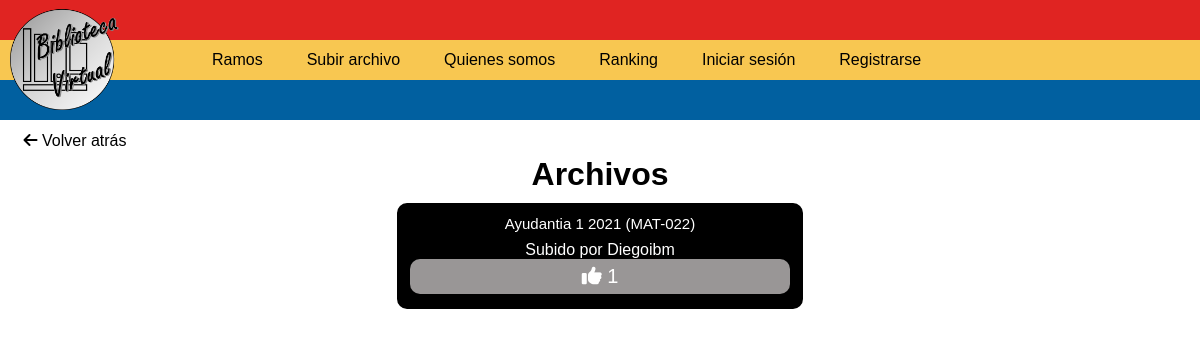
/ramos/MAT-022/, run on an earlier commit of the app's database.
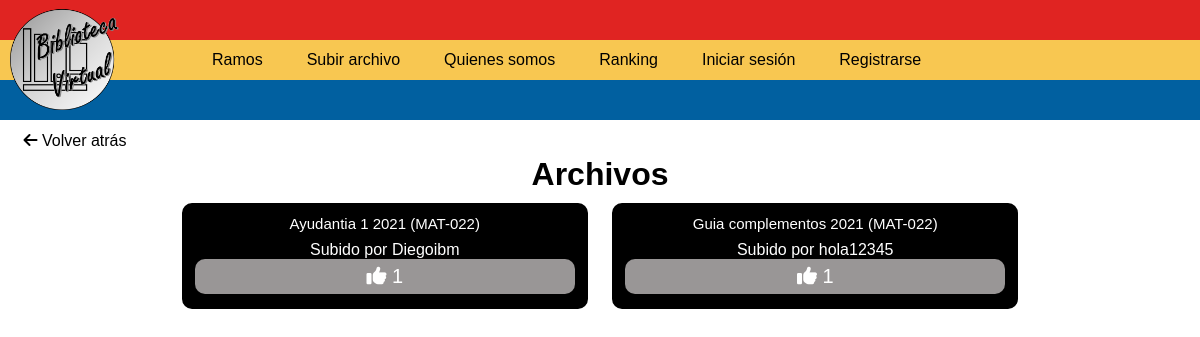
And on a later commit of the database.
### Biblio/models.py (models this page shows, shortened)
class Post(models.Model):
    titulo=models.CharField(max_length=51)
    user = models.ForeignKey(User, on_delete=models.CASCADE, related_name='posts')
    timestap = models.DateTimeField(default=timezone.now)
    ramo = models.CharField(max_length=7)
    archivo = models.FileField(upload_to="myfolder/", blank=True, null=True)
    likes = models.ManyToManyField(User, related_name="UserPost")

### Biblio/views.py (the view)
# urls.py: path('ramos/<str:asignatura>/',VerArchivos),
def VerArchivos(request, asignatura):
    if request.method == 'POST':
        post_liked = Post.objects.get(id=request.POST.get('post'))
        if request.user in post_liked.likes.all():
            post_liked.likes.remove(request.user)
        else:
            post_liked.likes.add(request.user)
    posts = Post.objects.all().filter(ramo=asignatura)
    context = {'posts': posts, 'user': request.user}
    return render(request, "ramos.html", context)

### templates/ramos.html (shortened to what this page needs)
{% load static %}
<head>
    <link rel="stylesheet" type="text/css" href='{% static "css/ramos.css" %}'/>
</head>
<body>
    {%include "Barrasuperior.html"%}
    <a class="retroceso" href="http://127.0.0.1:8000/ramos/"><i class="fas fa-arrow-left"></i>  Volver atrás</a>
    <h1 class="titulo">Archivos</h1>
    <div class="archivos">
        {%for post in posts%}
        <div class="Bloque">
            <a class="archivo" href={{post.archivo.url}} download><li>{{post.titulo}}  ({{post.ramo}})</li></a>
            <p class="creador">Subido por {{post.user}}</p>
            <form class="formulario-likes" method="post" action=".">
                {%if user in post.likes.all%}
                    <button class="boton-like" type="submit" id="submit" style="color:white;background:#0160A0;border:black solid 3px;"><i class="fas fa-thumbs-up"></i>          {{post.likes.all.count}}</button>
                {%else%}
                    <button class="boton-like" type="submit" id="submit"><i class="fas fa-thumbs-up"></i>          {{post.likes.all.count}}</button>
                {%endif%}
            </form>
        </div>
        {%endfor%}
    </div>
</body>

What changed in the data, as far as the page shows it:
added Post: titulo "Guia complementos 2021", ramo "MAT-022", user "hola12345", likes.all.count "1"
